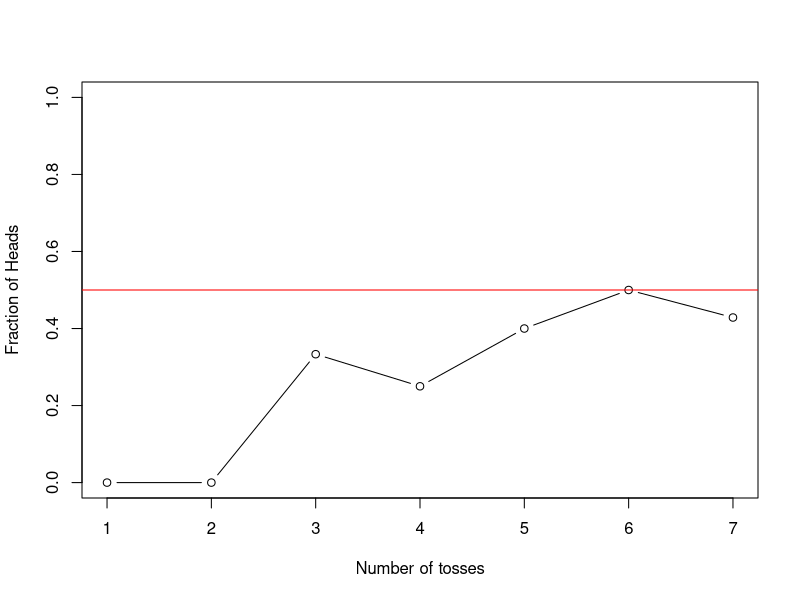
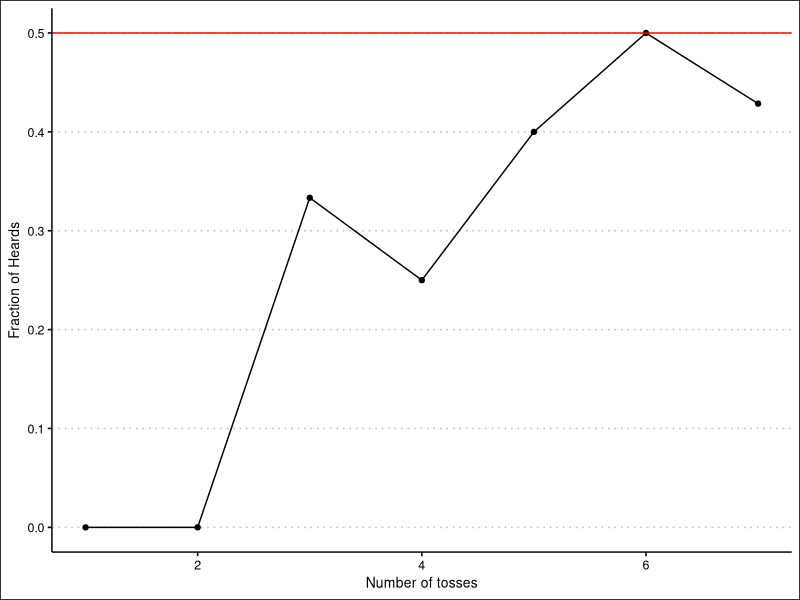

These figures' R source, in order: (Note: a time limit stopped this script after it produced the figures.)
library(ggplot2)
library(ggthemes)

##Tossing a coin
coin <- c(1,0)
coin

sample(coin, size = 1)
sample(coin, size = 2)
sample(coin, size = 2, replace = TRUE)
sample(coin, size = 3, replace = TRUE)

sample_eins <- sample(coin, size = 20, replace = TRUE)

#Exercises for Week1 Lectures
#a)Can you count the number of Heads? Can you do purely with R code?
sum(sample_eins)
#Or
x = 0
for (i in 1:length(sample_eins)) {
  if (sample_eins[i] == 1) {
    x = x + 1
  }
  x
}
x

#Zwei: How many Heads do you think there should be in 20 tosses?
10



##Counting the number of Heads
tosses <- sample(coin, size = 10, replace = TRUE)
sum(tosses)

#Exercises
#Eins: Try the code again and again. What is the smallest number of Heads you 
#obtained? And the largest?
min <- 0
max <- 10



###Determining a probability
for (j in c(100, 1000, 10000, 100000, 1000000)){
  tosses <- sample(coin, size = j, replace = TRUE)
  print(sum(tosses)/j)
}

for (i in 1:7){
  tosses <- sample(coin, size = 100000, replace = TRUE)
  print(fracs <- sum(tosses[1:i])/i)
}

tosses <- sample(coin, size=1000000, replace=TRUE)

frac1 <- sum(tosses[1])/1
frac2 <- sum(tosses[1:2])/2
frac3 <- sum(tosses[1:3])/3
frac4 <- sum(tosses[1:4])/4
frac5 <- sum(tosses[1:5])/5
frac6 <- sum(tosses[1:6])/6
frac7 <- sum(tosses[1:7])/7

frac_heads <- c(frac1, frac2, frac3, frac4, frac5, frac6, frac7)

plot(frac_heads, type="b", ylim=c(0,1), xlab="Number of tosses", ylab="Fraction of Heads")

abline(h=0.5, col='red')

frac_heads_df <- data.frame(frac_heads)
ggplot(data = frac_heads_df, 
       mapping = aes(x = c(1,2,3,4,5,6,7), 
       y = frac_heads), ) + 
  geom_point() +
  geom_line() +
  geom_hline(yintercept = 0.5, col="red") +
  theme_clean() +
  labs(
    x = "Number of tosses", y = "Fraction of Heards"
  )




##Final Exercise:Let’s use R to create a virtual die and estimate the 
# probability of "getting a 6".

#a)Create a virtual die in R, just like we did with a coin. Test it out by 
#  sampling one value multiple times.
die <- c(1,2,3,4,5,6)
sample(die, size = 1)

#b)Since we are only interested in the probability of getting a 6, can you think
#  of different ways to create your virtual die to simplify this? Try it out…
prob6 <- function(size){
  tosses <- sample(die, size, replace = TRUE)
  sum6 <- 0
  for (numbers in tosses) {
    if (numbers == 6) {
      sum6 = sum6 + 1
    } else {
      sum6 = sum6 + 0
    }
  }
  probability <- sum6/size
  return(probability)
}

#c)Calculate and visualise the fraction of times your die lands on a 6 with more
#  and more throws. What value does the probability converge towards?
prob6(100000000)

#d)How would you simulate the probability of getting "a 5 or a 6"?
prob5or6 <- function(size){
  tosses <- sample(die, size, replace = TRUE)
  sum5or6 <- sum(tosses == 5 | tosses == 6)
  probability <- sum5or6/size
  return(probability)
}
prob5or6(100000000)



##mini R Exercise: Now consider the box example we used before (3R and 4B).



#1)If you randomly sample 4 balls, without replacement:

#a)what is the probability that 3 will be red? (considering red as success)
choose(3, 3) * choose(4, 1)/choose(7, 4)
dhyper(3, 3, 4, 4)

#b)what is the probability that 1 will be blue? (considering blue as success)
choose(4, 1) * choose(3, 3)/choose(7, 4)
dhyper(1, 4, 3, 4)

#c)what is the probability that no reds are left in the box? (red success)
choose(3, 3) * choose(4, 1)/choose(7, 4)
dhyper(3, 4, 3, 3)



#2)If you now sample 3 balls, without replacement:

#a)what is the probability of 3 blues? (blue success)
choose(3, 3) * choose(4, 1)/choose(7, 3)
dhyper(3, 4, 3, 3)
